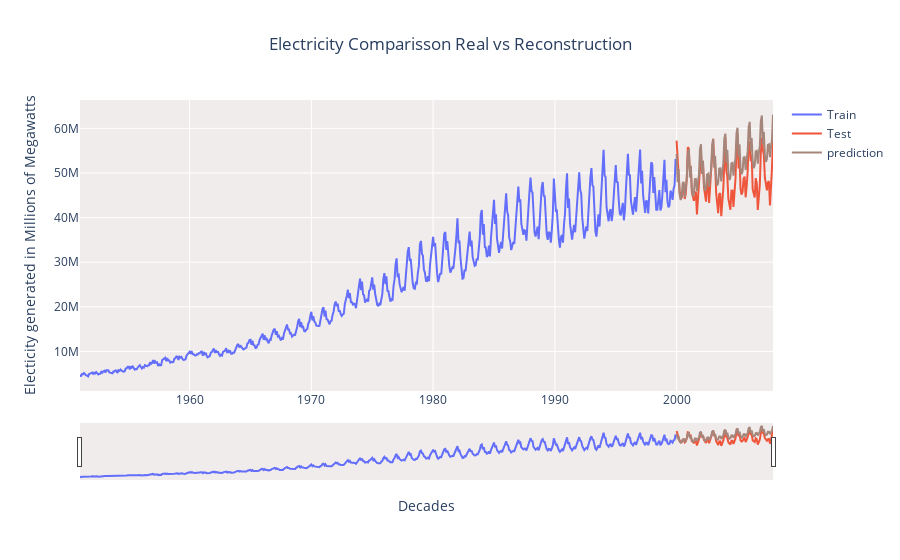

Notebook source saved alongside this figure:
### Code cell
fig = go.Figure()
fig.add_trace(go.Scatter(x=train.index, y=canada.loc[train.index, "POWER"], mode='lines', name="Train"))
fig.add_trace(go.Scatter(x=test.index, y=canada.loc[test.index, "POWER"], mode='lines', name="Test"))
fig.add_trace(go.Scatter(x=test.index, y=canada.loc[test.index, "signal_restored"], 
                                line_color='#A6857A', mode='lines', name="prediction"))

fig.update_xaxes(rangeslider_visible=True)
fig.update_layout(
    yaxis_title="Electicity generated in Millions of Megawatts", 
    xaxis_title="Decades",
    title="Electricity Comparisson Real vs Reconstruction",
    title_x=0.5,
    plot_bgcolor='#F0ECEC'
)
fig.show()
